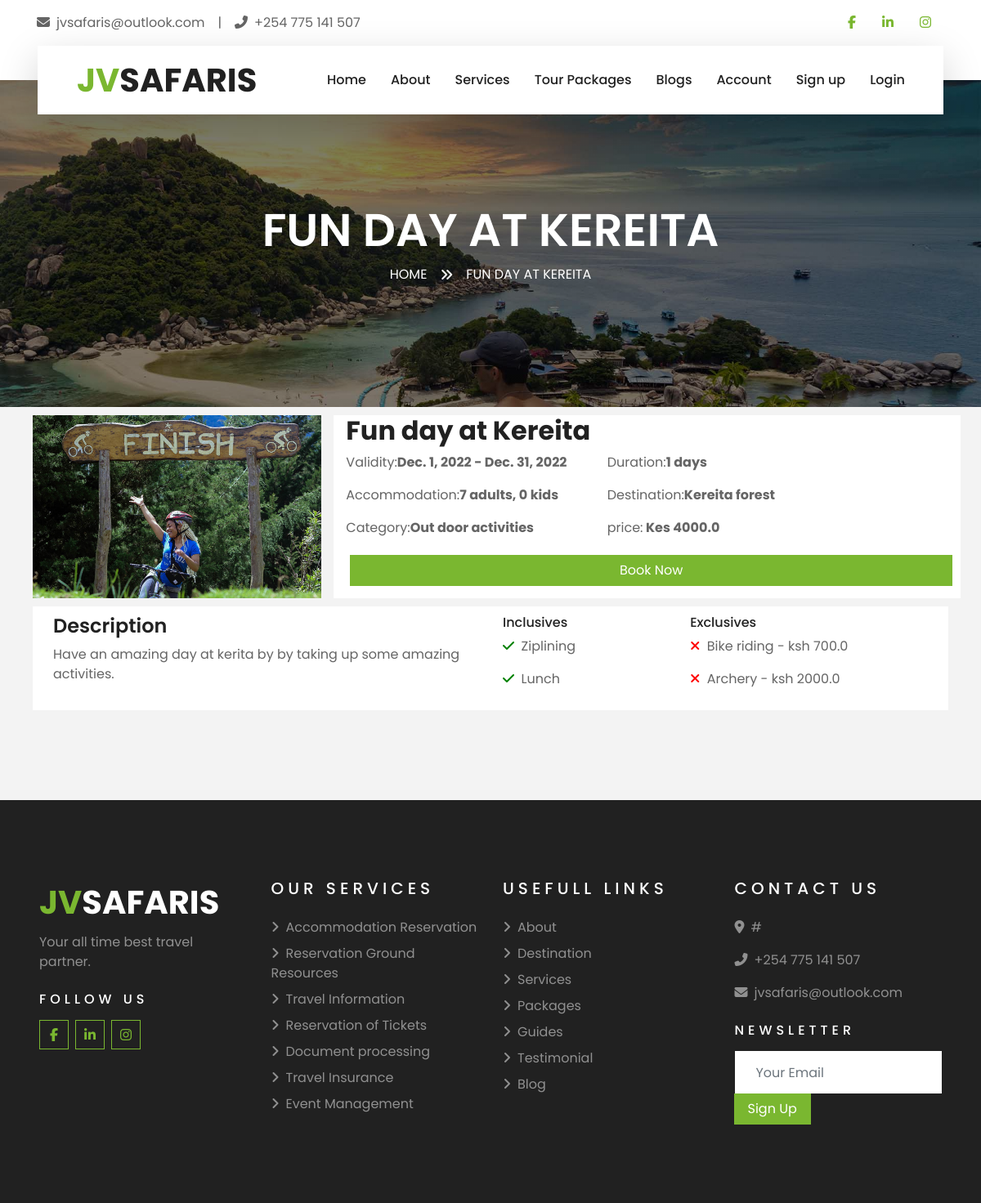
The app's page /packages/description/3 with its own data.
### JVSafarisMain/models.py (models this page shows, shortened)
class Package(models.Model):
    package_name = models.CharField(max_length=400)
    start_date = models.DateField()
    end_date = models.DateField()
    package_desc = models.CharField(max_length=1000)
    image = models.FileField(default = '')
    destination = models.ForeignKey(Destination,on_delete = models.CASCADE,default = 1)
    duration = models.IntegerField(default = 2)
    population = models.IntegerField(default = 2)
    kids = models.IntegerField(default=0)
    category = models.ForeignKey(PackageCategory,on_delete=models.CASCADE)
    def price(self):
        cost = self.packagecharter_set.order_by('-id').first()
        return cost

class PackageCharter(models.Model):
    package = models.ForeignKey(Package,on_delete=models.CASCADE)
    start_date = models.DateField()
    end_date = models.DateField()
    charge = models.FloatField()

class PackageCategory(models.Model):
    name = models.CharField(max_length=255)
    description = models.CharField(max_length=1200)

class Destination(models.Model):
    destinantion_name = models.CharField(max_length = 400)
    image = models.FileField(default = '')

class PackageService(models.Model):
    service = models.CharField(max_length = 255)
    package = models.ForeignKey(Package,on_delete = models.CASCADE,default = '')
    is_optional = models.BooleanField(default = True)
    price = models.FloatField(default = 0.0)
    start_date = models.DateField()
    end_date = models.DateField()

### JVSafarisMain/views.py (the view)
# urls.py: path('packages/description/<package>',views.package_desc,name = 'package-desc'),
def package_desc(request,package):
    _package = Package.objects.get(pk = package)
    return render(request,'JVSafarisMain/package-detail.html',{'package':_package})

### JVSafarisMain/templates/jvsafarismain/package-detail.html (shortened to what this page needs)
{%extends 'JVSafarisMain/base.html'%}
{%load static%}
{%block pagetitle%}
{{package.package_name}}
{%endblock%}
{%block subtitle%}
{{package.package_name}}
{%endblock%}
{%block body%}
<div class="container" style="padding: 10px;">
   <div class="row">
     <div class="col-md-4 col-sm-12">
        <img src="{{package.image.url}}" style="width: 100%;height:100%;" alt="">
     </div>
     <div class="col-md-8 col-sm-6" style="background-color: white;">
        <h2>{{package.package_name}}</h2>
        <div class="row">
            <div class="col-md-5 col-sm-5">
                <p>Validity:<span style="font-weight: 700;">{{package.price.start_date}} - {{package.price.end_date}}</span></p>
                <p>Accommodation:<span style="font-weight: 700;">{{package.population}} adults, {{package.kids}} kids</span> </p>
                <p>Category:<span style="font-weight: 700;">{{package.category.name}}</span></p>
            </div>
            <div class="col-md-6 col-sm-5">
                <p>Duration:<span style="font-weight: 700;">{{package.duration}} days</span></p>
                <p>Destination:<span style="font-weight: 700;">{{package.destination.destinantion_name}}</span></p>
                <p>price:<span style="font-weight: 700;"> Kes {{package.price.charge}}</span></p>
            </div>
        </div>
        <a href="{%url 'JVS:booking' package.id%}"><button class="btn btn-primary" style="width: 100%;margin: 5px;">Book Now</button></a>
    </div>
   </div>
   <div class="row" style="background-color: white;margin: 10px 0 10px 0;padding: 10px;">
    <div class="col-md-6 col-sm-12" >
        <h4>Description</h4>
        <p>
            {{package.package_desc}}
        </p>
    </div>
    <div class="col-md-6 col-sm-12">
        <div class="row">
            <div class="col-md-5 col-sm-6">
                <h6>Inclusives</h6>
                {%for inclusive in package.packageservice_set.all%}
                {%if inclusive.is_optional == False%}
                <p><i style="color: green;" class="fa-solid fa-check"></i> &nbsp;{{inclusive.service}}</p>
                {%endif%}
                {%endfor%}
            </div>
            <div class="col-md-6 col-sm-5">
                <h6>Exclusives</h6>
                {%for exclusive in package.packageservice_set.all%}
                {%if exclusive.is_optional == True%}
                <p><i style="color: red;" class="fa-solid fa-xmark"></i> &nbsp;{{exclusive.service}} - ksh {{exclusive.price}}</p>
                {%endif%}
                {%endfor%}
            </div>
        </div>
    </div>
</div>
</div>
{%endblock%}

### records on screen
Package: package_name "FUN DAY AT KEREITA", image (picture), package_name "Fun day at Kereita", price.start_date "Dec. 1, 2022", price.end_date "Dec. 31, 2022", population "7", kids "0", category.name "Out door activities", duration "1", destination.destinantion_name "Kereita forest", price.charge "4000.0", package_desc "Have an amazing day at kerita by by taking up some amazing activities."
PackageService: service "Ziplining"
PackageService: service "Lunch"
PackageService: service "Bike riding", price "700.0"
PackageService: service "Archery", price "2000.0"
